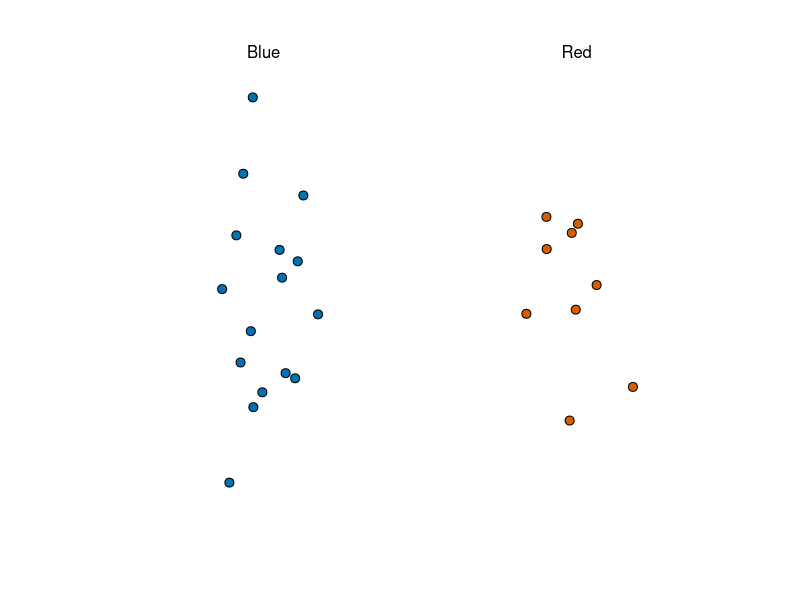
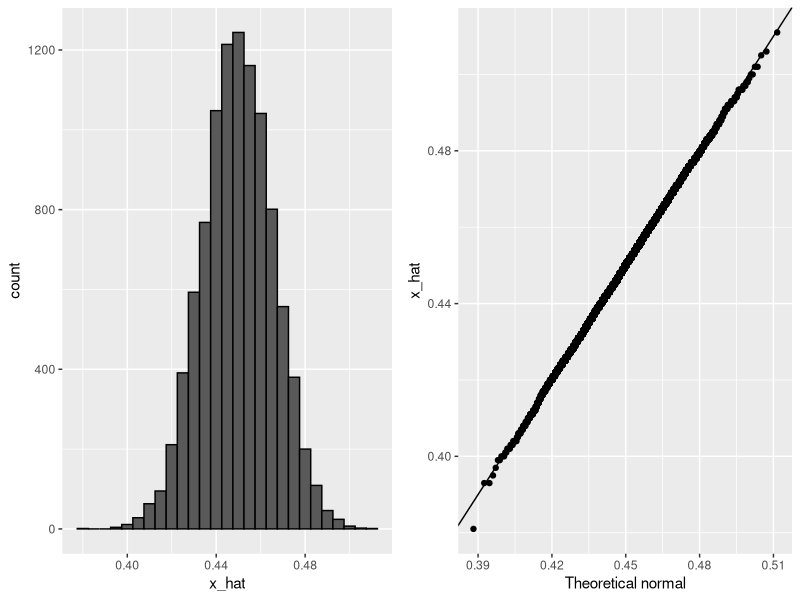
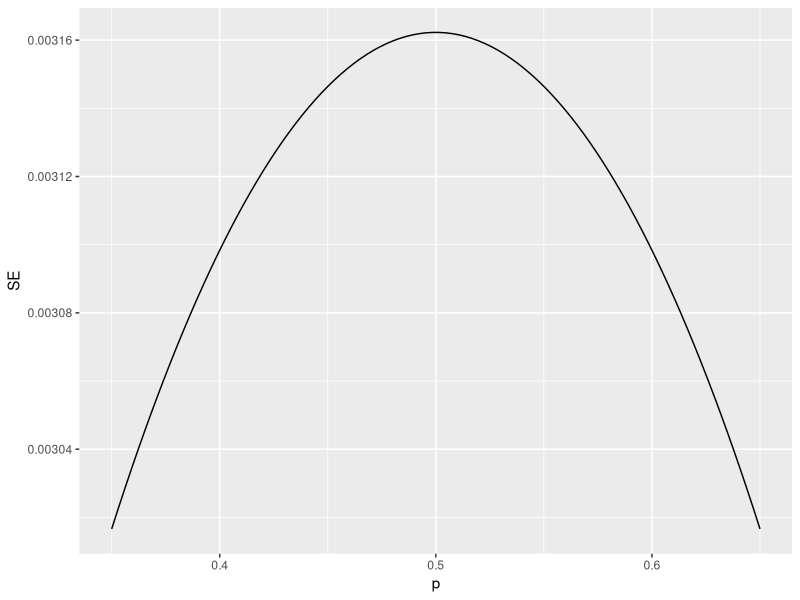
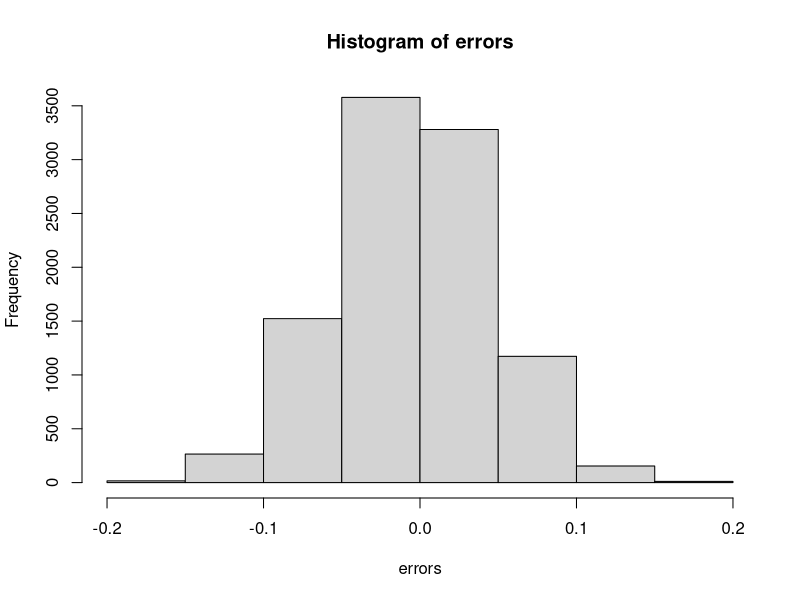
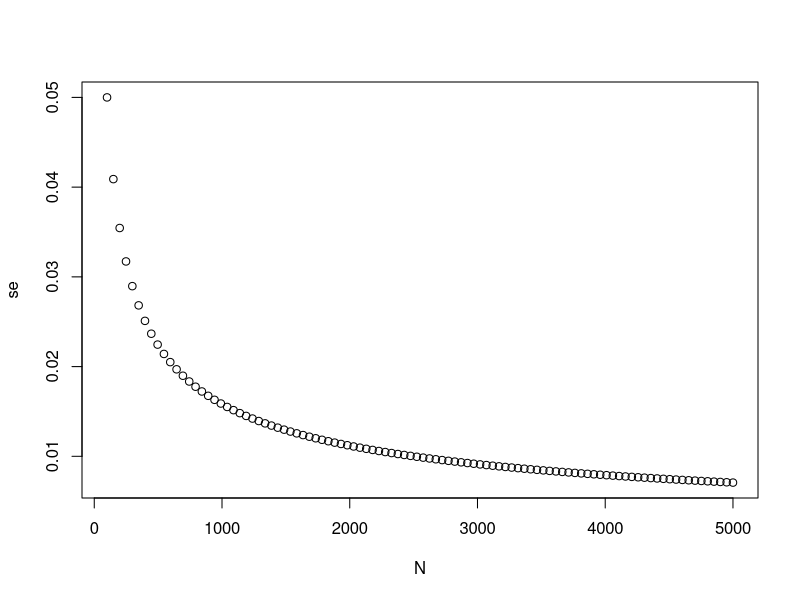
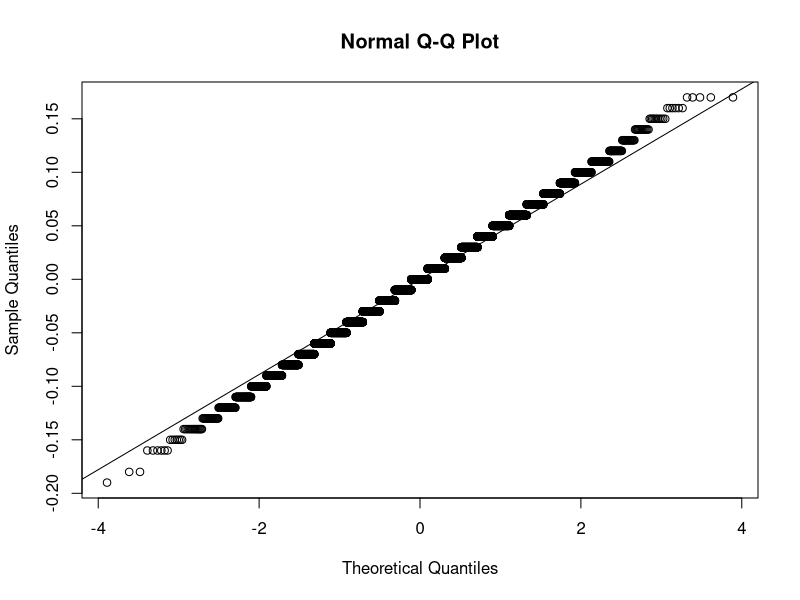

Here is the R script that generated these plots, in order:
#Polls
library(tidyverse)
library(dslabs)
take_poll(25)




#Central Limit Theorem in practice

x_hat <- 0.48 
se <- sqrt(x_hat*(1-x_hat)/25)
se

pnorm(0.01/se)-pnorm(-0.01/se)

pnorm(1.96)-pnorm(-1.96)

#Montecarlo simulation with CTL.

B <- 10000
N <- 1000
p <- 0.48
x_hat <- replicate(B,{
  x <- sample(c(0,1), size = N, replace = TRUE, prob = c(1-p,p))
  mean(x)
})
x_hat


p <- 0.45
N <-1000
x <- sample(c(0,1), size = N, replace = TRUE, prob = c(1-p,p))
x_hat <- mean(x)


B <- 10000
N <- 1000
p <- 0.45
x_hat <- replicate(B,{
  x <- sample(c(0,1), size = N, replace = TRUE, prob = c(1-p,p))
  mean(x)
})
x_hat

mean(x_hat)
sd(x_hat)

#Histogram and qqplot to answer the questions about p
library(tidyverse)
library(ggplot2)
library(gridExtra)
library(dplyr)
p1 <- data.frame(x_hat = x_hat) %>% ggplot(aes(x_hat)) +
  geom_histogram(binwidth = 0.005, color = "black")
p2 <- data.frame(x_hat = x_hat)%>% ggplot(aes(sample = x_hat))+
  stat_qq(dparams = list(mean = mean(x_hat), sd = sd(x_hat)))+
  geom_abline()+
  ylab("x_hat")+
  xlab("Theoretical normal")

grid.arrange(p1,p2,nrow = 1)

#Bias
N <- 100000
p <- seq(0.35,0.65, length = 100)
SE <- sapply(p,function(x)2*sqrt(x*(1-x)/N)) 
data.frame(p = p, SE = SE) %>% ggplot(aes(p, SE)) +
  geom_line()


#Exercises
# Write a function called `take_sample` that takes `p` and `N` as arguements and returns the average value of a randomly sampled population.
take_sample <- function(p,N){
  sample <- sample(c(0,1),size = N, replace = TRUE, prob = c(1-p, p))
  mean(sample)
}

# Use the `set.seed` function to make sure your answer matches the expected result after random sampling
set.seed(1)

# Define `p` as the proportion of Democrats in the population being polled
p <- 0.45

# Define `N` as the number of people polled
N <- 100

# Call the `take_sample` function to determine the sample average of `N` randomly selected people from a population containing a proportion of Democrats equal to `p`. Print this value to the console.
take_sample(p,N)

# Define `p` as the proportion of Democrats in the population being polled
p <- 0.45

# Define `N` as the number of people polled
N <- 100

# The variable `B` specifies the number of times we want the sample to be replicated
B <- 10000

# Use the `set.seed` function to make sure your answer matches the expected result after random sampling
set.seed(1)

# Create an objected called `errors` that replicates subtracting the result of the `take_sample` function from `p` for `B` replications
errors <- replicate(B,{
p - take_sample(p,N)
})

# Calculate the mean of the errors. Print this value to the console.
mean(errors)
hist(x = errors, nclass = 10)

# Define `p` as the proportion of Democrats in the population being polled
p <- 0.45

# Define `N` as the number of people polled
N <- 100

# The variable `B` specifies the number of times we want the sample to be replicated
B <- 10000

# Use the `set.seed` function to make sure your answer matches the expected result after random sampling
set.seed(1)

# We generated `errors` by subtracting the estimate from the actual proportion of Democratic voters
errors <- replicate(B, p - take_sample(p, N))

# Calculate the mean of the absolute value of each simulated error. Print this value to the console.
mean(abs(errors))

#4.-
# Define `p` as the proportion of Democrats in the population being polled
p <- 0.45

# Define `N` as the number of people polled
N <- 100

# The variable `B` specifies the number of times we want the sample to be replicated
B <- 10000

# Use the `set.seed` function to make sure your answer matches the expected result after random sampling
set.seed(1)

# We generated `errors` by subtracting the estimate from the actual proportion of Democratic voters
errors <- replicate(B, p - take_sample(p, N))

# Calculate the standard deviation of `errors`
errors^2
mean(errors^2)
sqrt(mean(errors^2))

#5-- Standard Error
# Define `p` as the expected value equal to 0.45
p <- 0.45

# Define `N` as the sample size
N <- 100

# Calculate the standard error
sqrt(p*(1-p)/N)

#6.-
# Define `p` as a proportion of Democratic voters to simulate
p <- 0.45

# Define `N` as the sample size
N <- 100

# Use the `set.seed` function to make sure your answer matches the expected result after random sampling
set.seed(1)

# Define `X` as a random sample of `N` voters with a probability of picking a Democrat ('1') equal to `p`
X <- sample(c(0,1), size = N, prob = c(1-p,p), replace = TRUE)

# Define `X_bar` as the average sampled proportion
X_bar <- mean(X)

# Calculate the standard error of the estimate. Print the result to the console.
sqrt(X_bar*(1-X_bar)/N)

#8.-
N <- seq(100, 5000, len = 100)
p <- 0.5
se <- sqrt(p*(1-p)/N)
plot(N,se)

#11.- 
# Define `p` as the proportion of Democrats in the population being polled
p <- 0.45

# Define `N` as the number of people polled
N <- 100

# The variable `B` specifies the number of times we want the sample to be replicated
B <- 10000

# Use the `set.seed` function to make sure your answer matches the expected result after random sampling
set.seed(1)

# Generate `errors` by subtracting the estimate from the actual proportion of Democratic voters
errors <- replicate(B, p - take_sample(p, N))

# Generate a qq-plot of `errors` with a qq-line showing a normal distribution
qqnorm(errors)
qqline(errors)

#12.-
# Define `p` as the proportion of Democrats in the population being polled
p <- 0.45

# Define `N` as the number of people polled
N <- 100

# Calculate the probability that the estimated proportion of Democrats in the population is greater than 0.5. Print this value to the console.
pnorm(0.5, mean = p, sd = sqrt(((1-p)*p)/N), lower.tail = FALSE)

#13.-
# Define `N` as the number of people polled
N <-100

# Define `X_hat` as the sample average
X_hat <- 0.51

# Define `se_hat` as the standard error of the sample average
se_hat <- sqrt(X_hat*(1-X_hat)/N)

# Calculate the probability that the error is 0.01 or larger
1-(pnorm(0.01/se_hat) - pnorm(-0.01/se_hat))
